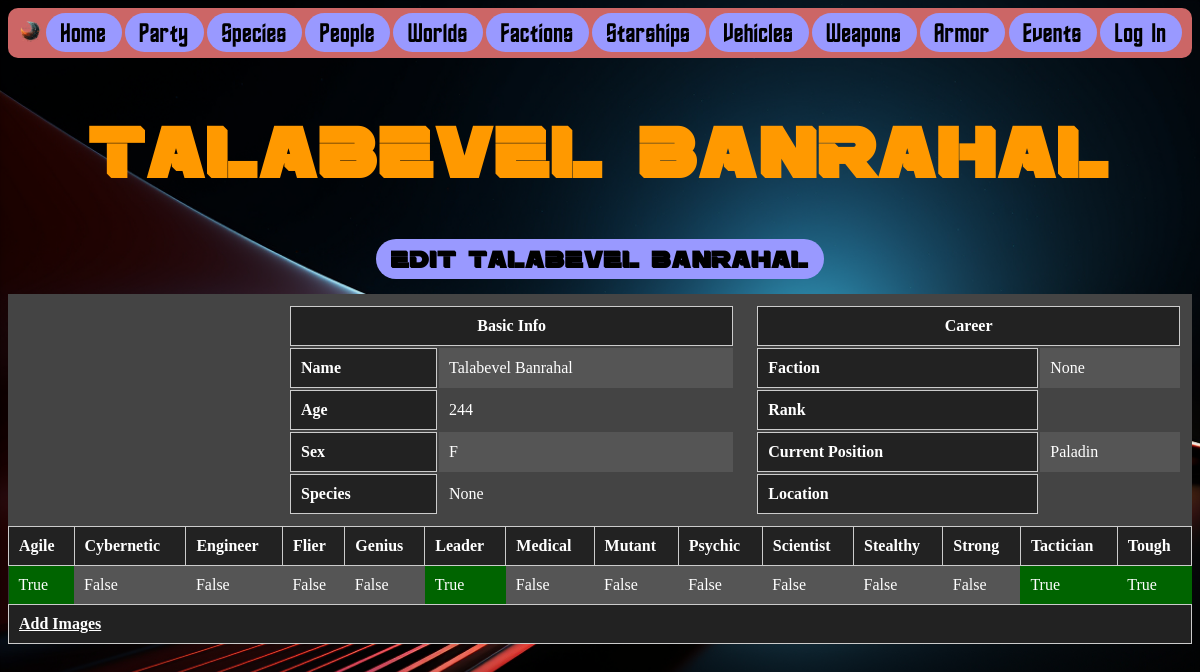
/people/322/, run on the app's committed database.
### people/models.py (models this page shows, shortened)
class Person(models.Model):
    name = models.CharField(max_length=50)
    age = models.IntegerField()
    sex = models.CharField(max_length=50, default='None')
    species = models.ForeignKey('species.Species', on_delete=models.CASCADE, blank=True, null=True)
    faction = models.ForeignKey('factions.Faction', on_delete=models.SET_NULL, blank=True, null=True)
    rank = models.CharField(max_length=50, blank=True)
    position = models.CharField(max_length=50, blank=True)
    weapons = models.ManyToManyField('weapons.Weapon', blank=True)
    armors = models.ManyToManyField('armor.Armor', blank=True)
    bio = models.TextField(blank=True)
    image = models.ImageField(upload_to='people/images/', blank=True)
    stats = models.ForeignKey('Statset', on_delete=models.SET_NULL, blank=True, null=True)
    skills = models.ForeignKey('Skillset', on_delete=models.SET_NULL, blank=True, null=True)
    tactician = models.BooleanField(default=False)
    medical = models.BooleanField(default=False)
    scientist = models.BooleanField(default=False)
    engineer = models.BooleanField(default=False)
    strong = models.BooleanField(default=False)
    tough = models.BooleanField(default=False)
    agile = models.BooleanField(default=False)
    stealthy = models.BooleanField(default=False)
    cybernetic = models.BooleanField(default=False)
    leader = models.BooleanField(default=False)
    genius = models.BooleanField(default=False)
    psychic = models.BooleanField(default=False)
    flier = models.BooleanField(default=False)
    mutant = models.BooleanField(default=False)
    location = models.CharField(max_length=50, blank=True)
    additional_images = models.ManyToManyField('PersonImage', blank=True)
    hidden = models.BooleanField(default=False)

### people/views.py (the view)
# urls.py: path("<int:id>/", views.person_page, name="person_page"),
def person_page(request, id):
    current_person = Person.objects.get(id=id)
    context = {
        'current_person': current_person,
    }
    return render(request, 'person.html', context)

### people/templates/person.html (shortened to what this page needs)
{% include 'navbar.html' %}
{% load mathfilters %}
{% load group_check %}
{% block content %}
<h1 class="app_name">{{ current_person.name }}</h1>
<h2 class="index_menu"><a href="{% url 'edit_person' current_person.id%}">Edit {{current_person.name}}</a></h2>
    <div style="width: 100%;">
        <table class="sci-fi-list">
            <tr style="vertical-align: top;">
                <td rowspan="3" style="vertical-align: middle; width: 250px;">
                </td>
                <td colspan="3">
                    <table style="vertical-align: top; width: 100%;">
                        <th colspan="2" style="text-align: center;">Basic Info</th>
                        <tr>
                            <th>Name</th>
                            <td>{{ current_person.name }}</td>
                        </tr>
                        <tr>
                            <th>Age</th>
                            <td>{{ current_person.age }}</td>
                        </tr>
                        <tr>
                            <th>Sex</th>
                            <td>{{ current_person.sex }}</td>
                        </tr>
                        <tr>
                            <th>Species</th>
                            <td>{{ current_person.species }}</td>
                        </tr>
                    </table>
                </td>
                <td colspan="2">
                    <table style="vertical-align: top; width: 100%;">
                        <th colspan="2" style="text-align: center;">Career</th>
                        <tr>
                            <th>Faction</th>
                            <td>{{ current_person.faction }}</td>
                        </tr>
                        <tr>
                            <th>Rank</th>
                            <td>{{ current_person.rank }}</td>
                        </tr>
                        <tr>
                            <th>Current Position</th>
                            <td>{{ current_person.position }}</td>
                        </tr>
                        <tr>
                            <th>Location</th>
                            <td>{{ current_person.location }}</td>
                        </tr>
                    </table>
                </td>
            </tr>
        </table>
    </div>
    <div>
        <table class="sci-fi-list">
            <tr>
                <th class="boolean">Agile</th>
                <th class="boolean">Cybernetic</th>
                <th class="boolean">Engineer</th>
                <th class="boolean">Flier</th>
                <th class="boolean">Genius</th>
                <th class="boolean">Leader</th>
                <th class="boolean">Medical</th>
                <th class="boolean">Mutant</th>
                <th class="boolean">Psychic</th>
                <th class="boolean">Scientist</th>
                <th class="boolean">Stealthy</th>
                <th class="boolean">Strong</th>
                <th class="boolean">Tactician</th>
                <th class="boolean">Tough</th>
            </tr>
            <tr>
                <td style="background-color: {% if current_person.agile %}darkgreen{% endif %}">{{ current_person.agile }}</td>
                <td style="background-color: {% if current_person.cybernetic %}darkgreen{% endif %}">{{ current_person.cybernetic }}</td>
                <td style="background-color: {% if current_person.engineer %}darkgreen{% endif %}">{{ current_person.engineer }}</td>
                <td style="background-color: {% if current_person.flier %}darkgreen{% endif %}">{{ current_person.flier }}</td>
                <td style="background-color: {% if current_person.genius %}darkgreen{% endif %}">{{ current_person.genius }}</td>
                <td style="background-color: {% if current_person.leader %}darkgreen{% endif %}">{{ current_person.leader }}</td>
                <td style="background-color: {% if current_person.medical %}darkgreen{% endif %}">{{ current_person.medical }}</td>
                <td style="background-color: {% if current_person.mutant %}darkgreen{% endif %}">{{ current_person.mutant }}</td>
                <td style="background-color: {% if current_person.psychic %}darkgreen{% endif %}">{{ current_person.psychic }}</td>
                <td style="background-color: {% if current_person.scientist %}darkgreen{% endif %}">{{ current_person.scientist }}</td>
                <td style="background-color: {% if current_person.stealthy %}darkgreen{% endif %}">{{ current_person.stealthy }}</td>
                <td style="background-color: {% if current_person.strong %}darkgreen{% endif %}">{{ current_person.strong }}</td>
                <td style="background-color: {% if current_person.tactician %}darkgreen{% endif %}">{{ current_person.tactician }}</td>
                <td style="background-color: {% if current_person.tough %}darkgreen{% endif %}">{{ current_person.tough }}</td>
            </tr>
        </table>
    </div>
    <div>
        <table class="sci-fi-list">
            <tr>
                <th><a href="{% url 'add_images' current_person.id%}"> Add Images</a></th>
            </tr>
        </table>
    </div>
{% endblock %}

### static/css/default.css (style rules this page uses)
body a { color: #fff; }
body h1, body h2, body h3 { color: #fff; }
h1.app_name { color: #ff9900; text-align: center; font-family: 'Rebellion'; font-size: 72px; }
.sci-fi-list { border-collapse: collapse; width: 100%; font-family: GoodOT; background-color: #333; color: #fff; }
.sci-fi-list th { background-color: #222; border: 1px solid #ccc; padding: 10px; text-align: left; }
.sci-fi-list tr { background-color: #444; }
.sci-fi-list tr:nth-child(even) { background-color: #555; }
.sci-fi-list td { border: none; padding: 10px; }
.boolean { text-align: center; }
.index_menu { color: #ff9900; text-align: center; font-family: 'Rebellion'; font-size: 24px; }
.index_menu a { text-decoration: none; text-align: center; background-color: #9999ff; border-radius: 25px; color: rgb(0, 0, 0); font-size: 24px; padding: 5px 15px; }

### data on the page
Person: name "Talabevel Banrahal", age "244", sex "F", species "None", faction "None", position "Paladin", agile "True", cybernetic "False", engineer "False", flier "False", genius "False", leader "True", medical "False", mutant "False", psychic "False", scientist "False", stealthy "False", strong "False", tactician "True", tough "True"
